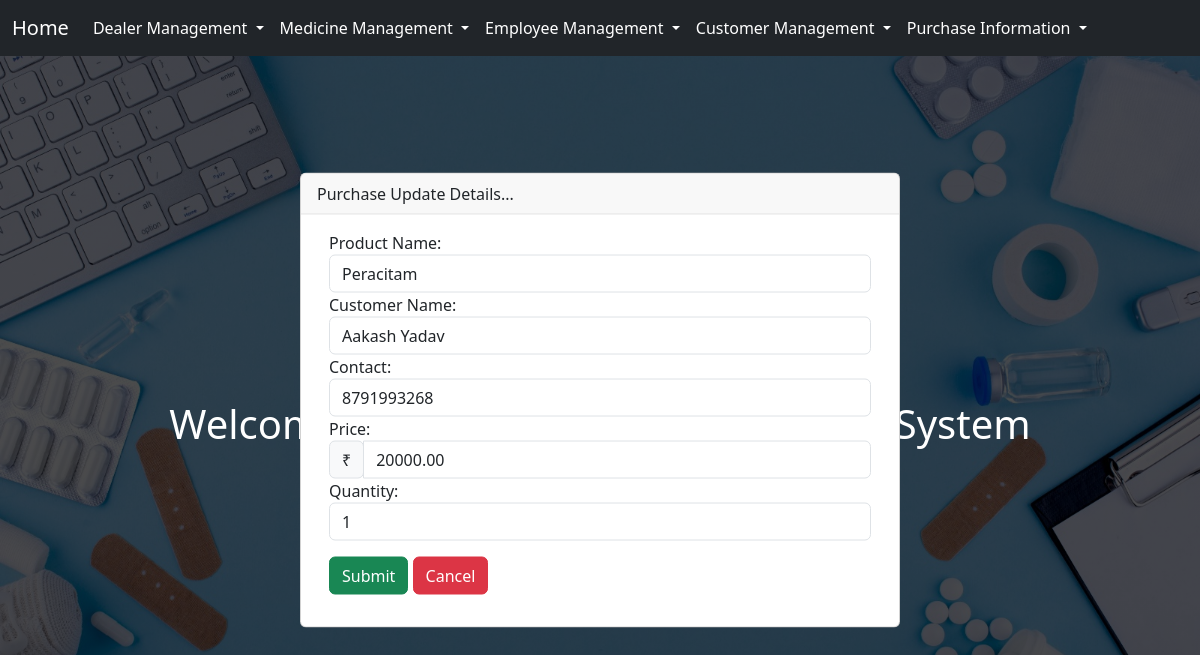
The page /1/purchase_update on the database as committed earlier.
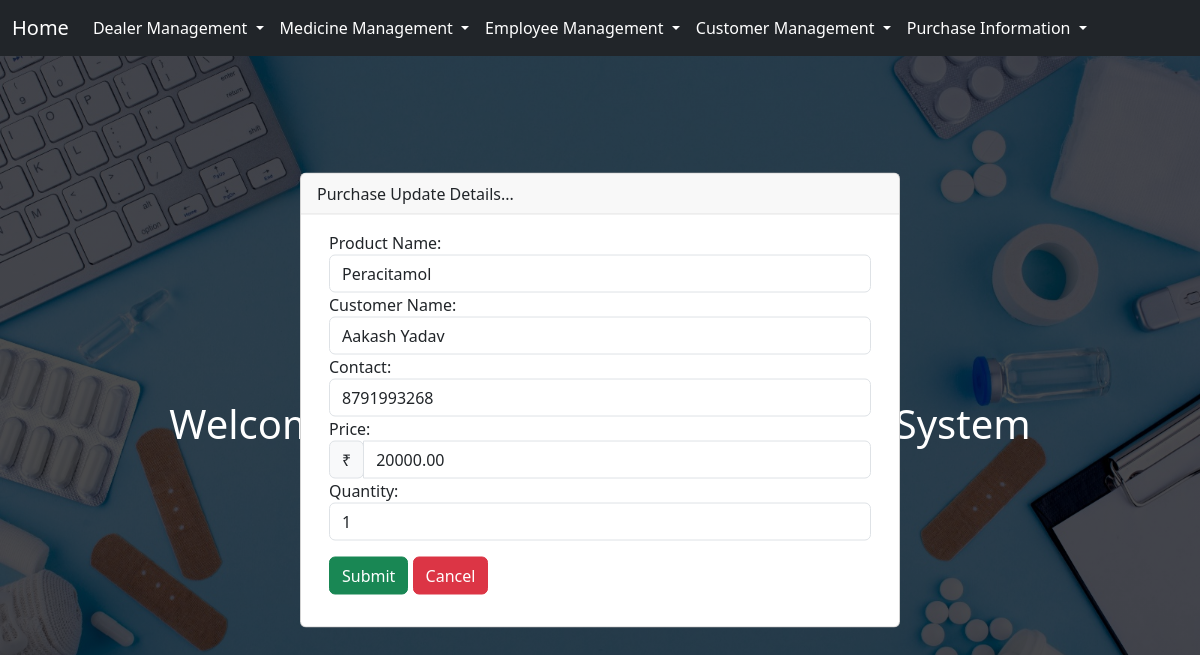
The same page on the database as committed later.
### core/models.py (models this page shows, shortened)
class Purchase(models.Model):
    product_name = models.CharField(max_length=20)
    purchase_customer_name = models.ForeignKey(Customer,on_delete=models.CASCADE)
    purchase_contact = models.IntegerField()
    purchase_price = models.DecimalField(max_digits=10, decimal_places=2)
    purchase_quantity = models.PositiveIntegerField()
    class Meta:
        ordering = ['product_name']

### core/views.py (the view)
# urls.py: path('<int:id>/purchase_update',views.purchase_update,name="purchase_update"),
def purchase_update(request, id):
    customers = Customer.objects.all()
    customers_first = Customer.objects.first()
    queryset = Purchase.objects.get(id=id)
    if request.method == "POST":
        data = request.POST
        product_name = data.get('product_name')
        purchase_customer_id = data.get('purchase_customer_name')
        purchase_contact = data.get('purchase_contact')
        purchase_price = data.get('purchase_price')
        purchase_quantity = data.get('purchase_quantity')
        purchase_customer = get_object_or_404(Customer, id=purchase_customer_id)
        queryset.product_name = product_name
        queryset.purchase_customer_name = purchase_customer
        queryset.purchase_contact = purchase_contact
        queryset.purchase_price = purchase_price
        queryset.purchase_quantity = purchase_quantity
        queryset.save()
        return redirect('home')
    else:
        context = {'queryset': queryset, 'customer': customers, 'customers_first': customers_first}
        return render(request, 'core/updatepurchase.html', context)

### core/templates/core/updatepurchase.html (shortened to what this page needs)
{% extends "base.html" %}
{% load static %}
{% block style %}
<link rel="stylesheet" href="{% static 'core/css/updatedealer.css' %}">
{% endblock style %}
{% block onload %}
onload="$('#exampleModalCenter').modal('show')"
{% endblock onload %}
{% block purchase %}
<div class="card-container">
    <div class="card">
        <div class="card-header d-flex justify-content-between">
            <p class="d-flex align-items-center">Purchase Update Details...</p>
        </div>
        <div class="container main_container">
            <div class="card-body">
                <form class="row" id="card-form" method="POST">
                    <div class="form-group">
                        <label for="product_name">Product Name:</label>
                        <input type="text" class="form-control" name="product_name" value="{{queryset.product_name}}" required>
                    </div>
                    <div class="form-group ">
                        <label for="purchase_customer_name">Customer Name:</label>
                        <select class="form-control" name="purchase_customer_name" required>
                            {% for customer in customer %}
                                <option value="{{ customer.id }}" {% if customers_first and customer.id == customers_first.id %}selected{% endif %}>
                                    {{ customer.customer_first_name }} {{ customer.customer_last_name }}
                                </option>
                            {% endfor %}
                        </select>
                    </div>
                    <div class="form-group">
                        <label for="purchase_contact">Contact:</label>
                        <input type="number" class="form-control" value="{{queryset.purchase_contact}}" name="purchase_contact" required>
                    </div>
                    <div class="form-group">
                        <label for="purchase_price">Price:</label>
                        <div class="input-group">
                            <div class="input-group-prepend">
                                <span class="input-group-text">₹</span>
                            </div>
                            <input type="text" class="form-control" value="{{queryset.purchase_price}}" id="purchase_price" name="purchase_price" value="{{ request.POST.purchase_price|default_if_none:'' }}">
                        </div>
                    </div>
                    <div class="form-group">
                        <label for="purchase_quantity">Quantity:</label>
                        <input type="number" class="form-control" value="{{queryset.purchase_quantity}}" name="purchase_quantity" required>
                    </div>
                    <div class="col-12 my-3">
                        <button type="submit" class="btn btn-success">Submit</button>
                        <a href="{% url 'home' %}" class="btn btn-danger">Cancel</a>
                    </div>
                </form>
            </div>
        </div>
    </div>
</div>
{% endblock purchase %}

### templates/base.html (shortened to what this page needs)
<!DOCTYPE html>
{% load static %}
<html lang="en">
<head>
    <link rel="stylesheet" href="{% static 'core/css/bootstrap.css' %}">
    {% block style %}
    {% endblock style %}
</head>
<body {% block onload %}  {% endblock onload %} >
    {% include "core/nav.html" %}
    <div class="container-fluid bg_container">
        <div class="row bg_row">
          <div class="col-12 bg-image">
            <h1 class="text-center text-white">Welcome to MedicalShopManagementSystem</h1>
          </div>
        </div>
      </div>
    <div class="container">
        {% block purchase %}
        {% endblock purchase %}
    </div>
</body>
</html>

### core/templates/core/nav.html (shortened to what this page needs)
<nav class="navbar navbar-expand-lg bg-dark">
    <div class="container-fluid">
      <a class="navbar-brand text-white" href="{% url 'home' %}">Home</a>
      <div class="collapse navbar-collapse" id="navbarNavDropdown">
        <ul class="navbar-nav">
          <li class="nav-item dropdown">
            <a class="nav-link dropdown-toggle text-white" href="#" role="button" data-bs-toggle="dropdown" aria-expanded="false">
              Dealer Management
            </a>
          </li>
          <li class="nav-item dropdown">
            <a class="nav-link dropdown-toggle text-white" href="#" role="button" data-bs-toggle="dropdown" aria-expanded="false">
              Medicine Management
            </a>
          </li>
          <li class="nav-item dropdown">
            <a class="nav-link dropdown-toggle text-white" href="#" role="button" data-bs-toggle="dropdown" aria-expanded="false">
              Employee Management
            </a>
          </li>
          <li class="nav-item dropdown">
            <a class="nav-link dropdown-toggle text-white" href="#" role="button" data-bs-toggle="dropdown" aria-expanded="false">
              Customer Management
            </a>
          </li>
          <li class="nav-item dropdown">
            <a class="nav-link dropdown-toggle text-white" href="#" role="button" data-bs-toggle="dropdown" aria-expanded="false">
              Purchase Information
            </a>
          </li>
        </ul>
      </div>
    </div>
  </nav>

### static/core/css/updatedealer.css (style rules this page uses)
body, html { margin: 0; padding: 0; height: 100%; width: 100%; }
a { cursor: pointer; }
.navbar { height: 56px; z-index: 1000; }
.bg_container { width: 100%; height: calc(100vh - 56px); background-size: cover; background: linear-gradient(rgba(0,0,0,.7),rgba(0,0,0,.7)); background-position: center; background-repeat: no-repeat; position: relative; display: flex; align-items: center; justify-content: center; }
.card-container { width: 90%; position: fixed; top: 50%; left: 50%; transform: translate(-50%, -50%); max-width: 50%; z-index: 1050; animation: slide-down 0.5s ease-out; }
.card-header p { margin: 0; }

### templates/base.html (style rules this page uses)
a { text-decoration: none; color: black; }

Rows that differ between the two databases and show on the page:
changed Purchase: product_name "Peracitam" → "Peracitamol"
